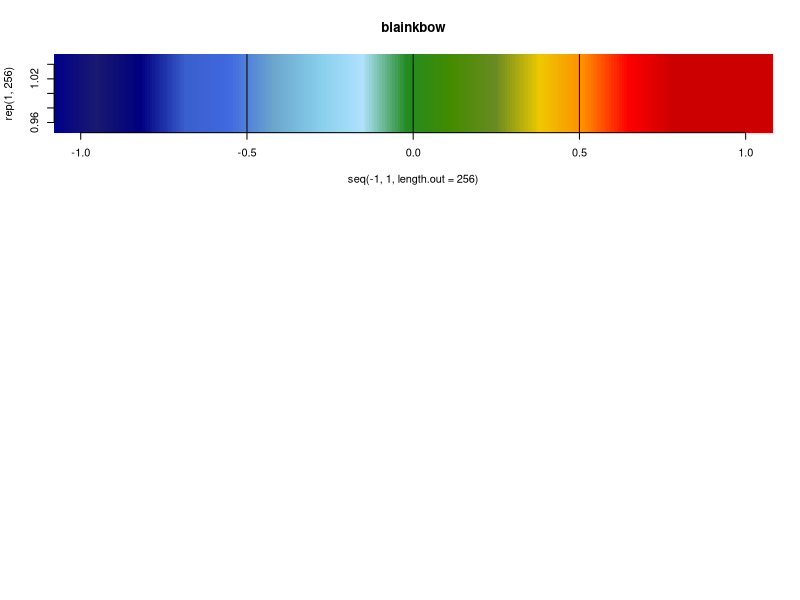

Generate this figure with R: (Note: this script raises an error after producing the figure.)
par(mfrow=c(3,1))

# Function for saving the colormaps
save.colmap <- function(Colmap,Dir){
  Colmap<-t(col2rgb(Colmap(256)))
  Colmap<-Colmap/256
  write.csv(Colmap,file=Dir,row.names=FALSE,quote = FALSE) }

# # # ############################ # # #
#           blainkbow
# # # ############################ # # #
blainkbow <- colorRampPalette(c("gray85","darkblue","midnightblue","navy","royalblue3","royalblue","skyblue3","skyblue","lightskyblue1","forestgreen","chartreuse4","olivedrab4","gold2","darkorange","red","red3"))
plot(seq(-1,1,length.out = 256),rep(1,256),pch=15,cex=30,col=blainkbow(256),ylim=c(0.95,1.05),bty='n',main="blainkbow")
abline(v=c(-0.5,0,0.5))
save.colmap(blainkbow,"/home/rr/git_here/oma/blainkbow.csv")

# # # ############################ # # #
#           blainkbow2
# # # ############################ # # #
blainkbow2 <- colorRampPalette(c("white","lightskyblue1","skyblue","skyblue3","royalblue2","forestgreen","chartreuse4","gold2","darkorange","red","red3"))
plot(seq(-1,1,length.out = 256),rep(1,256),pch=15,cex=30,col=blainkbow2(256),ylim=c(0.95,1.05),bty='n',main="blainkbow2")
abline(v=c(-0.5,0,0.5))
save.colmap(blainkbow2,"/home/rr/git_here/oma/blainkbow2.csv")

# # # ############################ # # #
#           grayula
# # # ############################ # # #
grayula <- colorRampPalette(c("gray90","royalblue","navy","royalblue4","darkgreen","forestgreen","olivedrab3","olivedrab2","gold2"))
plot(seq(0,3,length.out = 256),rep(1,256),pch=15,cex=30,col=grayula(256),ylim=c(0.95,1.05),bty='n',main="grayula")
abline(v=c(0.5,1,2,2.5))
abline(v=c(0.75,1.5,2.25),lwd=4)
save.colmap(grayula,"/home/rr/git_here/oma/grayula.csv")

# # # ############################ # # #
#           griblred
# # # ############################ # # #
griblred <- colorRampPalette(c("white","midnightblue","royalblue3","royalblue","skyblue","gray75","gold","darkorange","red2","red4"))
plot(1:256,rep(1,256),pch=15,cex=30,col=griblred(256),ylim=c(0.95,1.05),bty='n',main="griblred")
save.colmap(griblred,"/home/rr/git_here/oma/griblred.csv")

# # # ############################ # # #
#           blured
# # # ############################ # # #
blured <- colorRampPalette(c("midnightblue","navy","royalblue3","royalblue","skyblue","gray85","gold","darkorange","red2","red4"))
plot(1:256,rep(1,256),pch=15,cex=30,col=blured(256),ylim=c(0.95,1.05),bty='n',main="blured")
save.colmap(blured,"/home/rr/git_here/oma/blured.csv")

# # # ############################ # # #
#           Cool Jet bar
# # # ############################ # # #
surfJet <- colorRampPalette(c("midnightblue","navy","royalblue3","royalblue","skyblue","gray90","gray90","gray95","gray95","gray95","gray90","gray90","gold","darkorange","orangered","red2","red4"))
#surfJet <- colorRampPalette(c("midnightblue","navy","royalblue3","royalblue","skyblue","gray85","gray85","gold","darkorange","orangered","red2","red4"))
plot(seq(-2,2,length.out = 256),rep(1,256),pch=15,cex=30,col=surfJet(256),ylim=c(0.95,1.05),bty='n',main="surfJet")
abline(v=c(-1,0,1))
save.colmap(surfJet,"/home/rr/git_here/oma/surfJet.csv")

# # # ############################ # # #
#      High-Contrast Cool Jet bar
# # # ############################ # # #
surfJetHi <- colorRampPalette(c("skyblue","royalblue","royalblue3","navy","midnightblue","gray45","gray45","gray42","gray40","gray42","gray45","gray45","red4","red2","orangered","darkorange","gold"))
plot(seq(-2,2,length.out = 256),rep(1,256),pch=15,cex=30,col=surfJetHi(256),ylim=c(0.95,1.05),bty='n',main="surfJet")
abline(v=c(-1,0,1))
save.colmap(surfJetHi,"/home/rr/git_here/oma/surfJetHi.csv")

# # # ############################ # # #
#           Cool Jet barKaks
# # # ############################ # # #
surfJetKaks <- colorRampPalette(c("blue","royalblue3","dodgerblue2","deepskyblue","skyblue","gray90","gray90","gray95","gray95","gray95","gray95","gray90","gray90","gold","orangered","firebrick4"))
plot(seq(-2,2,length.out = 256),rep(1,256),pch=15,cex=30,col=surfJetKaks(256),ylim=c(0.95,1.05),bty='n',main="surfJet")
abline(v=c(-1,0,1))
save.colmap(surfJetKaks,"/home/rr/git_here/oma/surfJetKaks.csv")


par(mfrow=c(3,1))
# # # ############################ # # #
#           graypurp
# # # ############################ # # #
#graypurp<-colorRampPalette(c("gray85","slategray2","royalblue1","royalblue2","royalblue3","royalblue4","slateblue4","purple4","mediumpurple3"))
graypurp<-colorRampPalette(c("gray85","navy","royalblue3","royalblue1","mediumpurple2","mediumpurple3","purple4"))
plot(1:256,rep(1,256),pch=15,cex=30,col=graypurp(256),ylim=c(0.95,1.05),bty='n',main="graypurp")
save.colmap(graypurp,"/home/rr/git_here/oma/graypurp.csv")

# # # ############################ # # #
#           Gray to Blue
# # # ############################ # # #
grayblue<-colorRampPalette(c("gray85","slategray2","skyblue","skyblue2","royalblue","royalblue3","navy","midnightblue"))
plot(1:256,rep(1,256),pch=15,cex=30,col=grayblue(256),ylim=c(0.95,1.05),bty='n',main="grayblue")
save.colmap(grayblue,"/home/rr/git_here/oma/grayblue.csv")

# # # ############################ # # #
#           Fire Red
# # # ############################ # # #
fireRed <- colorRampPalette(c("gray90","gray85","lightgoldenrod2","gold","darkorange","orangered","red2","red4"))
plot(seq(0,3,length.out = 256),rep(1,256),pch=15,cex=30,col=fireRed(256),ylim=c(0.95,1.05),bty='n',main="fireRed")
abline(v=c(0.5,1,1.5,2))
save.colmap(fireRed,"/home/rr/git_here/oma/fireRed.csv")


